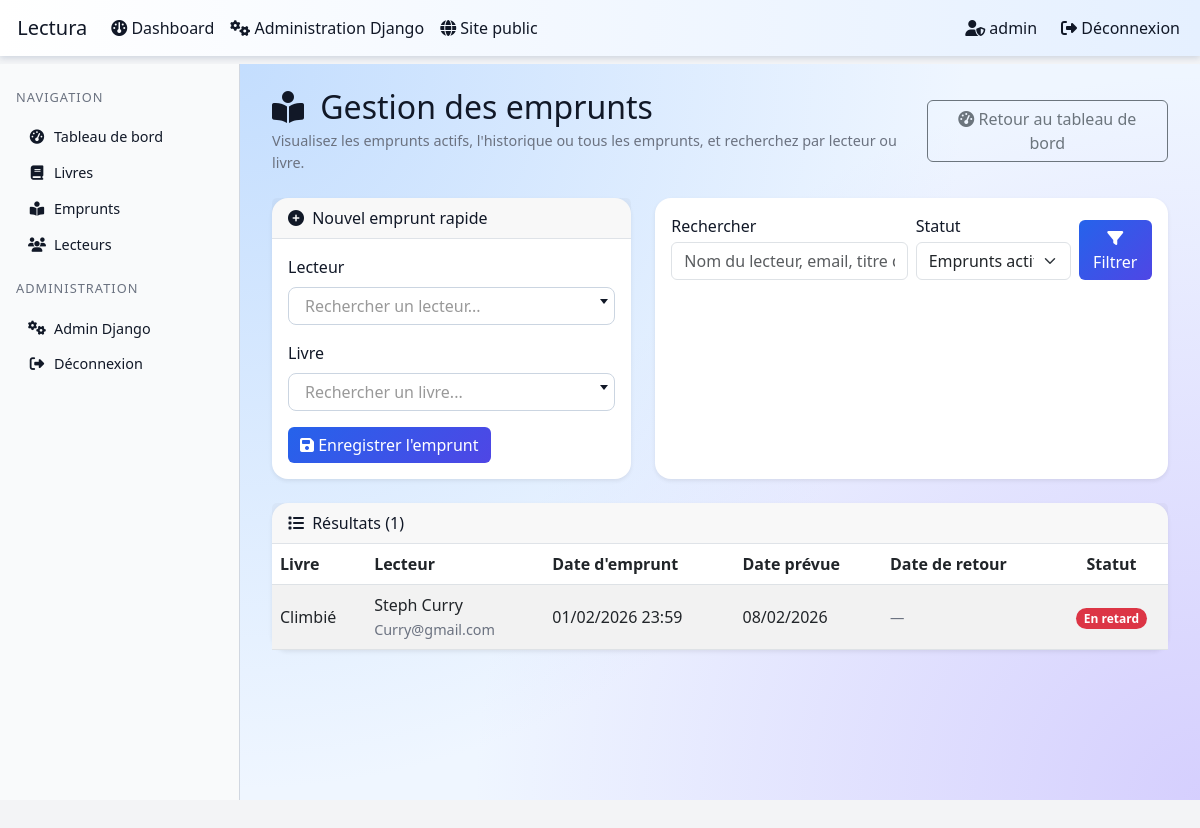
The app's page /gestion/emprunts/ (signed in) with its own data.
### library/models.py (models this page shows, shortened)
class Emprunts(models.Model):
    book = models.ForeignKey(Book, on_delete=models.CASCADE, verbose_name="Livre")
    user = models.ForeignKey(User, on_delete=models.CASCADE, verbose_name="Utilisateur")
    date_emprunt = models.DateTimeField(auto_now_add=True, verbose_name="Date d'emprunt")
    date_fin_prevue = models.DateField(null=True, blank=True, verbose_name="Date de fin prévue")
    date_retour = models.DateTimeField(null=True, blank=True, verbose_name="Date de retour")
    deja_prolonge = models.BooleanField(default=False, verbose_name="Déjà prolongé")
    class Meta:
        verbose_name = "Emprunt"
        verbose_name_plural = "Emprunts"
        ordering = ['-date_emprunt']
    @property
    def is_active(self):
        return self.date_retour is None
    @property
    def is_overdue(self):
        if not self.is_active or not self.date_fin_prevue:
            return False
        return timezone.now().date() > self.date_fin_prevue

class Book(models.Model):
    title = models.CharField(max_length=200, verbose_name="Titre")
    author = models.CharField(max_length=100, verbose_name="Auteur")
    published_date = models.DateField(verbose_name="Date de publication")
    category = models.CharField(max_length=100, verbose_name="Catégorie")
    isbn = models.CharField(max_length=13, unique=True, verbose_name="ISBN")
    total_copies = models.IntegerField(default=1, verbose_name="Nombre d'exemplaires")
    class Meta:
        verbose_name = "Livre"
        verbose_name_plural = "Livres"
        ordering = ['title']
    def __str__(self):
        return self.title
    @property
    def available_copies(self):
        emprunts_actifs = self.emprunts_set.filter(date_retour__isnull=True).count()
        return self.total_copies - emprunts_actifs
    @property
    def is_available(self):
        return self.available_copies > 0

class User(models.Model):
    name = models.CharField(max_length=100, verbose_name="Nom complet")
    email = models.EmailField(unique=True, verbose_name="Email")
    membership_date = models.DateField(auto_now_add=True, verbose_name="Date d'inscription")
    extensions_this_month = models.IntegerField(default=0, verbose_name="Prolongements ce mois")
    last_reset_date = models.DateField(default=timezone.now, verbose_name="Dernière réinitialisation")
    class Meta:
        verbose_name = "Utilisateur"
        verbose_name_plural = "Utilisateurs"
        ordering = ['name']
    def __str__(self):
        return self.name

### library/views.py (the view)
# urls.py: path('gestion/emprunts/', views.admin_emprunts, name='admin_emprunts'),
@login_required
def admin_emprunts(request):
    if not request.user.is_staff:
        messages.error(request, "Accès réservé aux comptes administrateurs.")
        return redirect('library:home')
    from django.db.models import Q
    from .models import Emprunts
    from .forms import EmpruntForm
    statut = request.GET.get('statut', 'actifs')
    search = request.GET.get('q', '').strip()
    emprunt_form = EmpruntForm()
    emprunts_qs = Emprunts.objects.select_related('book', 'user').all()
    if statut == 'historique':
        emprunts_qs = emprunts_qs.filter(date_retour__isnull=False)
    elif statut == 'tout':
        pass
    else:
        emprunts_qs = emprunts_qs.filter(date_retour__isnull=True)
    if search:
        emprunts_qs = emprunts_qs.filter(
            Q(book__title__icontains=search)
            | Q(user__name__icontains=search)
            | Q(user__email__icontains=search)
        )
    context = {
        'emprunts': emprunts_qs.order_by('-date_emprunt'),
        'search': search,
        'statut': statut,
        'emprunt_form': emprunt_form,
    }
    return render(request, 'library/admin_emprunts.html', context)

### library/forms.py (shortened to what this page needs)
class EmpruntForm(forms.Form):
    user = forms.ModelChoiceField(
        queryset=LibraryUser.objects.all(),
        label="Utilisateur",
        widget=forms.Select(attrs={
            'class': 'form-select select2-user',
        })
    )
    book = forms.ModelChoiceField(
        queryset=Book.objects.all(),
        label="Livre",
        widget=forms.Select(attrs={
            'class': 'form-select select2-book',
        })
    )
    def __init__(self, *args, **kwargs):
        super().__init__(*args, **kwargs)
        available_ids = [b.id for b in Book.objects.all() if b.is_available]
        self.fields['book'].queryset = Book.objects.filter(id__in=available_ids)

### library/templates/library/admin_emprunts.html (shortened to what this page needs)
{% extends 'library/admin_base.html' %}
{% block content %}
<div class="d-flex justify-content-between align-items-center mb-4">
    <div>
        <h2 class="mb-1"><i class="fas fa-book-reader me-2"></i> Gestion des emprunts</h2>
        <p class="text-muted mb-0">Visualisez les emprunts actifs, l'historique ou tous les emprunts, et recherchez par lecteur ou livre.</p>
    </div>
    <div class="text-end">
        <a href="{% url 'library:admin_dashboard' %}" class="btn btn-outline-secondary">
            <i class="fas fa-gauge-high"></i> Retour au tableau de bord
        </a>
    </div>
</div>
<div class="row g-4 mb-4">
    <div class="col-lg-5">
        <div class="card border-0 shadow-sm h-100">
            <div class="card-header">
                <i class="fas fa-plus-circle me-1"></i> Nouvel emprunt rapide
            </div>
            <div class="card-body">
                <form method="post" action="{% url 'library:admin_enregistrer_emprunt' %}">
                    <div class="mb-3">
                        <label class="form-label">Lecteur</label>
                    </div>
                    <div class="mb-3">
                        <label class="form-label">Livre</label>
                    </div>
                    <button type="submit" class="btn btn-primary">
                        <i class="fas fa-save"></i> Enregistrer l'emprunt
                    </button>
                </form>
            </div>
        </div>
    </div>
    <div class="col-lg-7">
        <div class="card border-0 shadow-sm mb-4 h-100">
    <div class="card-body">
        <form method="get" class="row g-2 align-items-end">
            <div class="col-md-6">
                <label class="form-label mb-1">Rechercher</label>
                <input type="text" name="q" class="form-control" placeholder="Nom du lecteur, email, titre du livre..." value="{{ search }}">
            </div>
            <div class="col-md-4">
                <label class="form-label mb-1">Statut</label>
                <select name="statut" class="form-select">
                    <option value="actifs" {% if statut == 'actifs' %}selected{% endif %}>Emprunts actifs</option>
                </select>
            </div>
            <div class="col-md-2 text-md-end mt-3 mt-md-0">
                <button type="submit" class="btn btn-primary w-100">
                    <i class="fas fa-filter"></i> Filtrer
                </button>
            </div>
        </form>
    </div>
        </div>
    </div>
</div>
<div class="card border-0 shadow-sm">
    <div class="card-header d-flex justify-content-between align-items-center">
        <span><i class="fas fa-list me-1"></i> Résultats ({{ emprunts|length }})</span>
    </div>
    <div class="card-body p-0">
        {% if emprunts %}
            <div class="table-responsive">
                <table class="table table-striped table-hover mb-0 align-middle">
                    <thead>
                        <tr>
                            <th>Livre</th>
                            <th>Lecteur</th>
                            <th>Date d'emprunt</th>
                            <th>Date prévue</th>
                            <th>Date de retour</th>
                            <th class="text-center">Statut</th>
                        </tr>
                    </thead>
                    <tbody>
                        {% for emprunt in emprunts %}
                            <tr>
                                <td>{{ emprunt.book.title }}</td>
                                <td>{{ emprunt.user.name }}<br><span class="text-muted small">{{ emprunt.user.email }}</span></td>
                                <td>{{ emprunt.date_emprunt|date:"d/m/Y H:i" }}</td>
                                <td>{{ emprunt.date_fin_prevue|date:"d/m/Y" }}</td>
                                <td>
                                    {% if emprunt.date_retour %}
                                        {{ emprunt.date_retour|date:"d/m/Y H:i" }}
                                    {% else %}
                                        <span class="text-muted">—</span>
                                    {% endif %}
                                </td>
                                <td class="text-center">
                                    {% if emprunt.date_retour %}
                                        <span class="badge bg-secondary">Retourné</span>
                                    {% elif emprunt.is_overdue %}
                                        <span class="badge bg-danger">En retard</span>
                                    {% else %}
                                        <span class="badge bg-success">Actif ({{ emprunt.days_remaining }} j restants)</span>
                                    {% endif %}
                                </td>
                            </tr>
                        {% endfor %}
                    </tbody>
                </table>
            </div>
        {% else %}
            <div class="p-4">
                <p class="mb-0 text-muted">Aucun emprunt ne correspond à vos critères.</p>
            </div>
        {% endif %}
    </div>
</div>
{% block extra_css %}
    <link href="https://cdn.jsdelivr.net/npm/select2@4.1.0-rc.0/dist/css/select2.min.css" rel="stylesheet" />
{% endblock %}
{% endblock %}

### library/templates/library/admin_base.html (shortened to what this page needs)
<!DOCTYPE html>
<html lang="fr">
<head>
    <link href="https://cdn.jsdelivr.net/npm/bootstrap@5.3.0/dist/css/bootstrap.min.css" rel="stylesheet">
    <link rel="stylesheet" href="https://cdnjs.cloudflare.com/ajax/libs/font-awesome/6.4.0/css/all.min.css">
    {% block extra_css %}{% endblock %}
</head>
<body>
<nav class="navbar navbar-expand-lg navbar-dark fixed-top">
    <div class="container-fluid">
        <a class="navbar-brand" href="{% url 'library:admin_dashboard' %}">
             Lectura
        </a>
        <div class="collapse navbar-collapse" id="adminNavbar">
            <ul class="navbar-nav me-auto mb-2 mb-lg-0">
                <li class="nav-item">
                    <a class="nav-link" href="{% url 'library:admin_dashboard' %}">
                        <i class="fas fa-gauge"></i> Dashboard
                    </a>
                </li>
                <li class="nav-item">
                    <a class="nav-link" href="{% url 'admin:index' %}">
                        <i class="fas fa-gears"></i> Administration Django
                    </a>
                </li>
                <li class="nav-item">
                    <a class="nav-link" href="{% url 'library:logout' %}">
                        <i class="fas fa-globe"></i> Site public
                    </a>
                </li>
            </ul>
            <span class="navbar-text me-3">
                {% if user.is_authenticated %}
                    <i class="fas fa-user-shield"></i> {{ user.username }}
                {% endif %}
            </span>
            <ul class="navbar-nav">
                <li class="nav-item">
                    <a class="nav-link" href="{% url 'library:logout' %}">
                        <i class="fas fa-sign-out-alt"></i> Déconnexion
                    </a>
                </li>
            </ul>
        </div>
    </div>
 </nav>
<div class="admin-layout">
    <aside class="admin-sidebar">
        <div class="sidebar-section mb-3">
            <div class="sidebar-title">Navigation</div>
            <nav class="nav flex-column">
                <a class="nav-link" href="{% url 'library:admin_dashboard' %}">
                    <i class="fas fa-gauge-high"></i>
                    Tableau de bord
                </a>
                <a class="nav-link" href="{% url 'library:admin_livres' %}">
                    <i class="fas fa-book"></i>
                    Livres
                </a>
                <a class="nav-link" href="{% url 'library:admin_emprunts' %}">
                    <i class="fas fa-book-reader"></i>
                    Emprunts
                </a>
                <a class="nav-link" href="{% url 'library:admin_utilisateurs' %}">
                    <i class="fas fa-users"></i>
                    Lecteurs
                </a>
            </nav>
        </div>
        <div class="sidebar-section mt-3">
            <div class="sidebar-title">Administration</div>
            <nav class="nav flex-column">
                <a class="nav-link" href="{% url 'admin:index' %}">
                    <i class="fas fa-gears"></i>
                    Admin Django
                </a>
                <a class="nav-link" href="{% url 'library:logout' %}">
                    <i class="fas fa-sign-out-alt"></i>
                    Déconnexion
                </a>
            </nav>
        </div>
    </aside>
    <main class="admin-main">
        <div class="admin-main-inner">
            {% block content %}{% endblock %}
        </div>
    </main>
</div>
</body>
</html>

### library/templates/library/admin_base.html (style rules this page uses)
body { font-family: 'Segoe UI', Tahoma, Geneva, Verdana, sans-serif; background-color: #f3f4f6; min-height: 100vh; color: #111827; }
.navbar { background: linear-gradient(90deg, #ffffff, #e5f0ff); box-shadow: 0 2px 6px rgba(148, 163, 184, 0.4); }
.navbar .navbar-brand, .navbar .nav-link, .navbar .navbar-text { color: #111827 !important; }
.admin-layout { display: flex; margin-top: 64px; min-height: calc(100vh - 64px); }
.admin-sidebar { width: 240px; background: #f9fafb; color: #111827; padding: 1.5rem 1rem; border-right: 1px solid rgba(148, 163, 184, 0.4); }
.admin-sidebar .sidebar-title { font-size: 0.8rem; text-transform: uppercase; letter-spacing: 0.08em; color: #6b7280; margin-bottom: 0.75rem; }
.admin-sidebar .nav-link { color: #111827 !important; padding: 0.45rem 0.75rem; border-radius: 0.5rem; font-size: 0.9rem; display: flex; align-items: center; gap: 0.5rem; }
.admin-sidebar .nav-link i { width: 18px; text-align: center; }
.admin-main { flex: 1; padding: 1.5rem 2rem; background: radial-gradient(circle at top left, rgba(191, 219, 254, 0.9), transparent 60%), radial-gradient(circle at bottom right, rgba(196, 181, 253, 0.6), transparent 60%), #eff6ff; }
.admin-main-inner { max-width: 1200px; margin: 0 auto; }
.card { border-radius: 1rem; border: 1px solid rgba(148, 163, 184, 0.4); background-color: #ffffff; color: #111827; box-shadow: 0 10px 25px rgba(148, 163, 184, 0.35); }
.card-header { border-bottom-color: rgba(148, 163, 184, 0.25); }
.admin-main p, .admin-main h1, .admin-main h2, .admin-main h3, .admin-main h4, .admin-main h5, .admin-main h6 { color: #111827; }
.admin-main .text-muted { color: #6b7280 !important; opacity: 1; font-size: 0.9rem; }
.btn-primary { background: linear-gradient(135deg, #2563eb, #4f46e5); border: none; }
.badge { border-radius: 999px; }

### records on screen
Emprunts: book "Climbié", user.name "Steph Curry", user.email "Curry@gmail.com", date_emprunt "01/02/2026 23:59", date_fin_prevue "08/02/2026", shows "En retard"

### other values on screen
{{ user.username }} "admin"
{{ emprunts|length }} "1"
